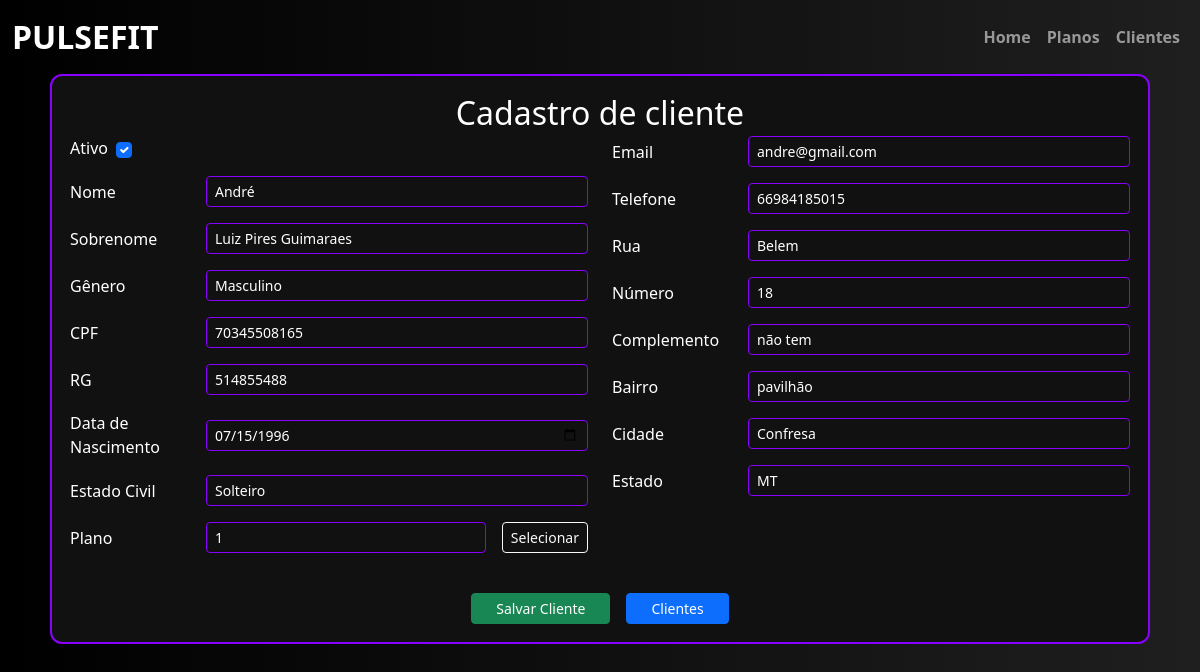
The app's page /editar-cliente/1 with its own data.
### academia/models.py (models this page shows)
class Cliente(db.Model):
    __tablename__ = "cliente"
    id = db.Column(db.Integer, primary_key=True)
    ativo = db.Column(db.Boolean, default=True, nullable=False)
    dtcadastro = db.Column(db.DateTime, default=datetime.utcnow, nullable=False)
    nome = db.Column(db.String(20), nullable=False)
    sobrenome = db.Column(db.String(50), nullable=False)
    genero = db.Column(db.String(1), nullable=False)
    cpf = db.Column(db.Integer, nullable=False, unique=True)
    rg = db.Column(db.Integer, nullable=False, unique=True)
    dt_nascimento = db.Column(db.DateTime, nullable=False)
    estado_civil = db.Column(db.String(20), nullable=False)
    email = db.Column(db.String(100), nullable=False, unique=True)
    telefone = db.Column(db.Integer, nullable=False)
    rua = db.Column(db.String(100), nullable=False)
    numero = db.Column(db.Integer)
    complemento = db.Column(db.String(100))
    bairro = db.Column(db.String(50), nullable=False)
    cidade = db.Column(db.String(50), nullable=False)
    estado = db.Column(db.String(50), nullable=False)
    plano = db.Column(db.Integer, db.ForeignKey("plano.id"))

### academia/routes.py (the view, shortened to what this page needs)
@app.route("/editar-cliente/<int:cliente_id>", methods=['GET', 'POST'])
def editar_cliente(cliente_id):
    cliente = Cliente.query.get_or_404(cliente_id)
    form_cliente = CadastroCliente(obj=cliente)
    with db.session.no_autoflush:
        planos = Plano.query.filter_by(ativo=True).all()
    return render_template("cadastro_cliente.html", form_cliente=form_cliente, planos=planos, cliente_atual=cliente)

### academia/templates/cadastro_cliente.html (shortened to what this page needs)
{% extends 'base.html' %}
{% block conteudo %}
<body style="background: linear-gradient(to right, #000000, #1f1f1f); font-family: 'Segoe UI', sans-serif; color: white;">
    <div class="container-fluid d-flex justify-content-center align-items-center">
        <form method="POST" class="form-register w-100"
              style="max-width: 1100px; border: 2px solid #8800ff; border-radius: 12px; background-color: #111; padding: 18px;">
            <div class="row">
                <div class="col text-center">
                    <h1 class="text-white mb-1" style="font-size: 2rem;">Cadastro de cliente</h1>
                </div>
            </div>
            <div class="row">
                <div class="col-lg-6 col-md-12">
                    <div class="mb-3 d-flex align-items-center gap-2">
                        {{ form_cliente.ativo.label(class="form-label text-white mb-0") }}
                        {{ form_cliente.ativo(class="form-check-input") }}
                    </div>
                    {% for field in [form_cliente.nome, form_cliente.sobrenome, form_cliente.genero, form_cliente.cpf, form_cliente.rg, form_cliente.dt_nascimento, form_cliente.estado_civil] %}
                    <div class="mb-3 d-flex align-items-center gap-3">
                        {{ field.label(class="form-label text-white mb-0", style="min-width: 120px;") }}
                        {{ field(class="form-control form-control-sm text-white", style="flex-grow: 1; background-color: #111; border: 1px solid #8800ff;") }}
                    </div>
                    {% endfor %}
                    <div class="mb-3 d-flex align-items-center gap-3">
                        {{ form_cliente.plano.label(class="form-label text-white mb-0", style="min-width: 120px;") }}
                        {{ form_cliente.plano(class="form-control form-control-sm text-white", style="flex-grow: 1; background-color: #111; border: 1px solid #8800ff;", readonly=True) }}
                        <button type="button" name="selecionar_plano" data-bs-toggle="modal" data-bs-target="#ModalPlanos"  class="btn btn-outline-light btn-sm">Selecionar</button>
                    </div>
                </div>
                <div class="col-lg-6 col-md-12">
                    {% for field in [form_cliente.email, form_cliente.telefone, form_cliente.rua, form_cliente.numero, form_cliente.complemento, form_cliente.bairro, form_cliente.cidade, form_cliente.estado] %}
                    <div class="mb-3 d-flex align-items-center gap-3">
                        {{ field.label(class="form-label text-white mb-0", style="min-width: 120px;") }}
                        {{ field(class="form-control form-control-sm text-white", style="flex-grow: 1; background-color: #111; border: 1px solid #8800ff;") }}
                    </div>
                    {% endfor %}
                </div>
            </div>
            <div class="row mt-4">
                <div class="col text-center">
                    <div class="d-flex justify-content-center gap-3">
                        {{ form_cliente.submit(class="btn btn-success btn-sm px-4") }}
                        <button type="button" nome="selecionar_cliente" data-bs-toggle="modal" data-bs-target="#ModalCliente" class="btn btn-primary btn-sm px-4">Clientes</button>
                    </div>
                </div>
            </div>
        </form>
    </div>
</body>
{% endblock %}

### records on screen
Cliente: nome "André" "Luiz Pires Guimaraes" "Masculino" "70345508165" "514855488" "07/15/1996" "Solteiro", email "andre@gmail.com" "66984185015" "Belem" "18" "não tem" "pavilhão" "Confresa" "MT"
